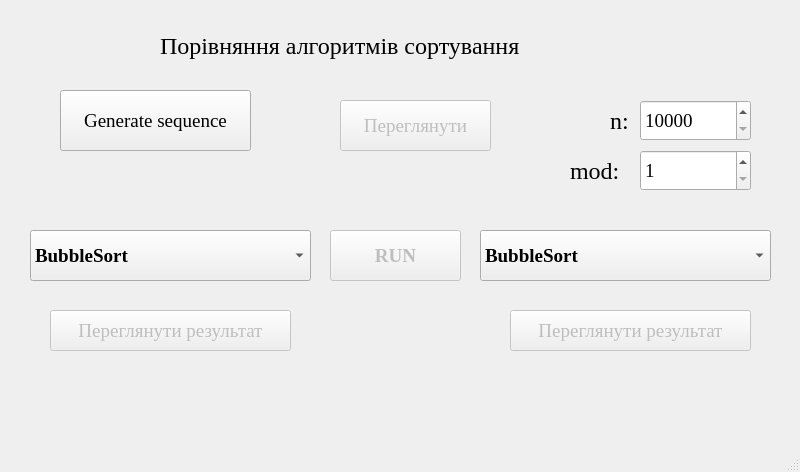
<?xml version="1.0" encoding="UTF-8"?>
<ui version="4.0">
 <class>MainWindow</class>
 <widget class="QMainWindow" name="MainWindow">
  <property name="geometry">
   <rect>
    <x>0</x>
    <y>0</y>
    <width>800</width>
    <height>472</height>
   </rect>
  </property>
  <property name="windowTitle">
   <string>MainWindow</string>
  </property>
  <widget class="QWidget" name="centralwidget">
   <widget class="QLabel" name="label">
    <property name="geometry">
     <rect>
      <x>160</x>
      <y>10</y>
      <width>451</width>
      <height>71</height>
     </rect>
    </property>
    <property name="font">
     <font>
      <family>Times New Roman</family>
      <pointsize>18</pointsize>
     </font>
    </property>
    <property name="text">
     <string>Порівняння алгоритмів сортування</string>
    </property>
   </widget>
   <widget class="QPushButton" name="generateButton">
    <property name="geometry">
     <rect>
      <x>60</x>
      <y>90</y>
      <width>191</width>
      <height>61</height>
     </rect>
    </property>
    <property name="font">
     <font>
      <family>Times New Roman</family>
      <pointsize>14</pointsize>
     </font>
    </property>
    <property name="text">
     <string>Generate sequence</string>
    </property>
   </widget>
   <widget class="QPushButton" name="showButton">
    <property name="enabled">
     <bool>false</bool>
    </property>
    <property name="geometry">
     <rect>
      <x>340</x>
      <y>100</y>
      <width>151</width>
      <height>51</height>
     </rect>
    </property>
    <property name="font">
     <font>
      <family>Times New Roman</family>
      <pointsize>14</pointsize>
     </font>
    </property>
    <property name="text">
     <string>Переглянути</string>
    </property>
   </widget>
   <widget class="QSpinBox" name="ammountBox">
    <property name="geometry">
     <rect>
      <x>640</x>
      <y>100</y>
      <width>111</width>
      <height>41</height>
     </rect>
    </property>
    <property name="font">
     <font>
      <family>Times New Roman</family>
      <pointsize>14</pointsize>
     </font>
    </property>
    <property name="minimum">
     <number>10000</number>
    </property>
    <property name="maximum">
     <number>3000000</number>
    </property>
   </widget>
   <widget class="QComboBox" name="algoBox1">
    <property name="geometry">
     <rect>
      <x>30</x>
      <y>230</y>
      <width>281</width>
      <height>51</height>
     </rect>
    </property>
    <property name="font">
     <font>
      <family>Times New Roman</family>
      <pointsize>14</pointsize>
      <weight>75</weight>
      <bold>true</bold>
     </font>
    </property>
    <item>
     <property name="text">
      <string>BubbleSort</string>
     </property>
    </item>
    <item>
     <property name="text">
      <string>QuickSort</string>
     </property>
    </item>
    <item>
     <property name="text">
      <string>SelectionSort</string>
     </property>
    </item>
    <item>
     <property name="text">
      <string>MergeSort</string>
     </property>
    </item>
    <item>
     <property name="text">
      <string>InsertionSort</string>
     </property>
    </item>
   </widget>
   <widget class="QComboBox" name="algoBox2">
    <property name="geometry">
     <rect>
      <x>480</x>
      <y>230</y>
      <width>291</width>
      <height>51</height>
     </rect>
    </property>
    <property name="font">
     <font>
      <family>Times New Roman</family>
      <pointsize>14</pointsize>
      <weight>75</weight>
      <bold>true</bold>
     </font>
    </property>
    <property name="editable">
     <bool>false</bool>
    </property>
    <property name="currentIndex">
     <number>0</number>
    </property>
    <item>
     <property name="text">
      <string>BubbleSort</string>
     </property>
    </item>
    <item>
     <property name="text">
      <string>QuickSort</string>
     </property>
    </item>
    <item>
     <property name="text">
      <string>SelectionSort</string>
     </property>
    </item>
    <item>
     <property name="text">
      <string>MergeSort</string>
     </property>
    </item>
    <item>
     <property name="text">
      <string>InsertionSort</string>
     </property>
    </item>
   </widget>
   <widget class="QPushButton" name="runButton">
    <property name="enabled">
     <bool>false</bool>
    </property>
    <property name="geometry">
     <rect>
      <x>330</x>
      <y>230</y>
      <width>131</width>
      <height>51</height>
     </rect>
    </property>
    <property name="font">
     <font>
      <family>Times New Roman</family>
      <pointsize>14</pointsize>
      <weight>75</weight>
      <bold>true</bold>
     </font>
    </property>
    <property name="text">
     <string>RUN</string>
    </property>
   </widget>
   <widget class="QPushButton" name="res1">
    <property name="enabled">
     <bool>false</bool>
    </property>
    <property name="geometry">
     <rect>
      <x>50</x>
      <y>310</y>
      <width>241</width>
      <height>41</height>
     </rect>
    </property>
    <property name="font">
     <font>
      <family>Times New Roman</family>
      <pointsize>14</pointsize>
     </font>
    </property>
    <property name="text">
     <string>Переглянути результат</string>
    </property>
   </widget>
   <widget class="QPushButton" name="res2">
    <property name="enabled">
     <bool>false</bool>
    </property>
    <property name="geometry">
     <rect>
      <x>510</x>
      <y>310</y>
      <width>241</width>
      <height>41</height>
     </rect>
    </property>
    <property name="font">
     <font>
      <family>Times New Roman</family>
      <pointsize>14</pointsize>
     </font>
    </property>
    <property name="text">
     <string>Переглянути результат</string>
    </property>
   </widget>
   <widget class="QLabel" name="status_1">
    <property name="geometry">
     <rect>
      <x>40</x>
      <y>370</y>
      <width>251</width>
      <height>31</height>
     </rect>
    </property>
    <property name="font">
     <font>
      <family>Times New Roman</family>
      <pointsize>14</pointsize>
     </font>
    </property>
    <property name="text">
     <string/>
    </property>
   </widget>
   <widget class="QLabel" name="status_2">
    <property name="geometry">
     <rect>
      <x>500</x>
      <y>370</y>
      <width>251</width>
      <height>31</height>
     </rect>
    </property>
    <property name="font">
     <font>
      <family>Times New Roman</family>
      <pointsize>14</pointsize>
     </font>
    </property>
    <property name="text">
     <string/>
    </property>
   </widget>
   <widget class="QLabel" name="label_2">
    <property name="geometry">
     <rect>
      <x>610</x>
      <y>100</y>
      <width>21</width>
      <height>41</height>
     </rect>
    </property>
    <property name="font">
     <font>
      <family>Times New Roman</family>
      <pointsize>18</pointsize>
     </font>
    </property>
    <property name="text">
     <string>n:</string>
    </property>
   </widget>
   <widget class="QLabel" name="label_3">
    <property name="geometry">
     <rect>
      <x>570</x>
      <y>150</y>
      <width>61</width>
      <height>41</height>
     </rect>
    </property>
    <property name="font">
     <font>
      <family>Times New Roman</family>
      <pointsize>18</pointsize>
     </font>
    </property>
    <property name="text">
     <string>mod:</string>
    </property>
   </widget>
   <widget class="QSpinBox" name="modBox">
    <property name="geometry">
     <rect>
      <x>640</x>
      <y>150</y>
      <width>111</width>
      <height>41</height>
     </rect>
    </property>
    <property name="font">
     <font>
      <family>Times New Roman</family>
      <pointsize>14</pointsize>
     </font>
    </property>
    <property name="minimum">
     <number>1</number>
    </property>
    <property name="maximum">
     <number>20000</number>
    </property>
   </widget>
  </widget>
  <widget class="QMenuBar" name="menubar">
   <property name="geometry">
    <rect>
     <x>0</x>
     <y>0</y>
     <width>800</width>
     <height>26</height>
    </rect>
   </property>
  </widget>
  <widget class="QStatusBar" name="statusbar"/>
 </widget>
 <resources/>
 <connections/>
</ui>
